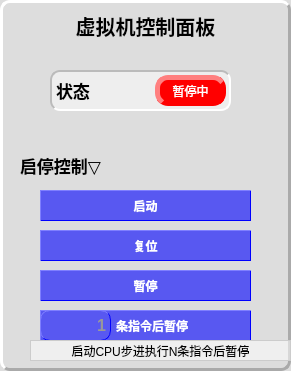
    <widget class="QWidget" name="widget_18" native="true">
     <property name="geometry">
      <rect>
       <x>600</x>
       <y>520</y>
       <width>291</width>
       <height>371</height>
      </rect>
     </property>
     <property name="styleSheet">
      <string notr="true">QWidget{
	background-color:#dddddd;
	border:3px outset #aaaaaa;
	border-radius:10px;
}</string>
     </property>
     <widget class="QPushButton" name="StepCPU_button">
      <property name="geometry">
       <rect>
        <x>40</x>
        <y>310</y>
        <width>211</width>
        <height>31</height>
       </rect>
      </property>
      <property name="font">
       <font>
        <weight>75</weight>
        <bold>true</bold>
       </font>
      </property>
      <property name="styleSheet">
       <string notr="true">QPushButton{
	background-color:#990000ff;
	color:#ffffff;
	border:1px outset #ff0000ff;
	border-radius:50px;
}
QPushButton::hover{
	background-color:#9900ff00;
	
}
QPushButton::pressed{
	color:#999999;
}</string>
      </property>
      <property name="text">
       <string>    条指令后暂停</string>
      </property>
     </widget>
     <widget class="QPushButton" name="StartCPU_button">
      <property name="geometry">
       <rect>
        <x>40</x>
        <y>190</y>
        <width>211</width>
        <height>31</height>
       </rect>
      </property>
      <property name="font">
       <font>
        <weight>75</weight>
        <bold>true</bold>
       </font>
      </property>
      <property name="styleSheet">
       <string notr="true">QPushButton{
	background-color:#990000ff;
	color:#ffffff;
	border:1px outset #ff0000ff;
	border-radius:50px;
}
QPushButton::hover{
	background-color:#9900ff00;
	
}
QPushButton::pressed{
	color:#999999;
}</string>
      </property>
      <property name="text">
       <string>启动</string>
      </property>
     </widget>
     <widget class="QLabel" name="label_33">
      <property name="geometry">
       <rect>
        <x>50</x>
        <y>70</y>
        <width>181</width>
        <height>41</height>
       </rect>
      </property>
      <property name="font">
       <font>
        <pointsize>13</pointsize>
        <weight>75</weight>
        <bold>true</bold>
       </font>
      </property>
      <property name="layoutDirection">
       <enum>Qt::LeftToRight</enum>
      </property>
      <property name="styleSheet">
       <string notr="true">QWidget{
	background-color:#eeeeee;
	border:2px inset #bbbbbb;
	border-radius:10px;
}</string>
      </property>
      <property name="text">
       <string>状态</string>
      </property>
     </widget>
     <widget class="QPushButton" name="RestartCPU_button">
      <property name="geometry">
       <rect>
        <x>40</x>
        <y>230</y>
        <width>211</width>
        <height>31</height>
       </rect>
      </property>
      <property name="font">
       <font>
        <weight>75</weight>
        <bold>true</bold>
       </font>
      </property>
      <property name="styleSheet">
       <string notr="true">QPushButton{
	background-color:#990000ff;
	color:#ffffff;
	border:1px outset #ff0000ff;
	border-radius:50px;
}
QPushButton::hover{
	background-color:#99cccc00;
	
}
QPushButton::pressed{
	color:#999999;
}</string>
      </property>
      <property name="text">
       <string>复位</string>
      </property>
     </widget>
     <widget class="QSpinBox" name="StepNumSet_SpinBox">
      <property name="geometry">
       <rect>
        <x>40</x>
        <y>310</y>
        <width>71</width>
        <height>31</height>
       </rect>
      </property>
      <property name="font">
       <font>
        <pointsize>12</pointsize>
        <weight>75</weight>
        <bold>true</bold>
       </font>
      </property>
      <property name="layoutDirection">
       <enum>Qt::RightToLeft</enum>
      </property>
      <property name="styleSheet">
       <string notr="true">QWidget{
	background-color:#000000ff;
	color:#ffffff;
	border:1px outset #ff0000ff;
}
QWidget::hover{
	background-color:#99000099;
	
}
QWidget::pressed{
	color:#999999;
}</string>
      </property>
      <property name="alignment">
       <set>Qt::AlignRight|Qt::AlignTrailing|Qt::AlignVCenter</set>
      </property>
      <property name="readOnly">
       <bool>false</bool>
      </property>
      <property name="minimum">
       <number>1</number>
      </property>
      <property name="maximum">
       <number>100000000</number>
      </property>
     </widget>
     <widget class="QLabel" name="label_35">
      <property name="geometry">
       <rect>
        <x>10</x>
        <y>10</y>
        <width>271</width>
        <height>31</height>
       </rect>
      </property>
      <property name="font">
       <font>
        <family>Bahnschrift</family>
        <pointsize>15</pointsize>
        <weight>75</weight>
        <bold>true</bold>
       </font>
      </property>
      <property name="styleSheet">
       <string notr="true">QWidget{
	background-color:#dddddd;
	border:0px inset #bbbbbb;
	border-radius:5px;
}</string>
      </property>
      <property name="text">
       <string>虚拟机控制面板</string>
      </property>
      <property name="alignment">
       <set>Qt::AlignCenter</set>
      </property>
     </widget>
     <widget class="QPushButton" name="CPU_StateShow">
      <property name="geometry">
       <rect>
        <x>155</x>
        <y>75</y>
        <width>71</width>
        <height>31</height>
       </rect>
      </property>
      <property name="layoutDirection">
       <enum>Qt::LeftToRight</enum>
      </property>
      <property name="styleSheet">
       <string notr="true">QPushButton{
	background-color:#ff0000;
	border:5px outset #ff0000;
	border-radius:13px;
	color:rgb(255,255,255);
}</string>
      </property>
      <property name="text">
       <string>暂停中</string>
      </property>
     </widget>
     <widget class="QPushButton" name="StopCPU_button">
      <property name="geometry">
       <rect>
        <x>40</x>
        <y>270</y>
        <width>211</width>
        <height>31</height>
       </rect>
      </property>
      <property name="font">
       <font>
        <weight>75</weight>
        <bold>true</bold>
       </font>
      </property>
      <property name="styleSheet">
       <string notr="true">QPushButton{
	background-color:#990000ff;
	color:#ffffff;
	border:1px outset #ff0000ff;
	border-radius:50px;
}
QPushButton::hover{
	background-color:#99ff0000;
	
}
QPushButton::pressed{
	color:#999999;
}</string>
      </property>
      <property name="text">
       <string>暂停</string>
      </property>
     </widget>
     <widget class="QLabel" name="label_37">
      <property name="geometry">
       <rect>
        <x>20</x>
        <y>150</y>
        <width>201</width>
        <height>31</height>
       </rect>
      </property>
      <property name="font">
       <font>
        <pointsize>13</pointsize>
        <weight>75</weight>
        <bold>true</bold>
       </font>
      </property>
      <property name="layoutDirection">
       <enum>Qt::LeftToRight</enum>
      </property>
      <property name="styleSheet">
       <string notr="true">QWidget{
	background-color:#dddddd;
	border:0px inset #bbbbbb;
	border-radius:5px;
}</string>
      </property>
      <property name="text">
       <string>启停控制▽</string>
      </property>
     </widget>
     <widget class="QLabel" name="StepCtrlPrompt">
      <property name="geometry">
       <rect>
        <x>30</x>
        <y>340</y>
        <width>261</width>
        <height>21</height>
       </rect>
      </property>
      <property name="styleSheet">
       <string notr="true">QWidget{
	background-color:#88ffffff;
    border:1px solid #cccccc;
	border-radius:20px;
}</string>
      </property>
      <property name="text">
       <string>启动CPU步进执行N条指令后暂停</string>
      </property>
      <property name="alignment">
       <set>Qt::AlignCenter</set>
      </property>
     </widget>
    </widget>
